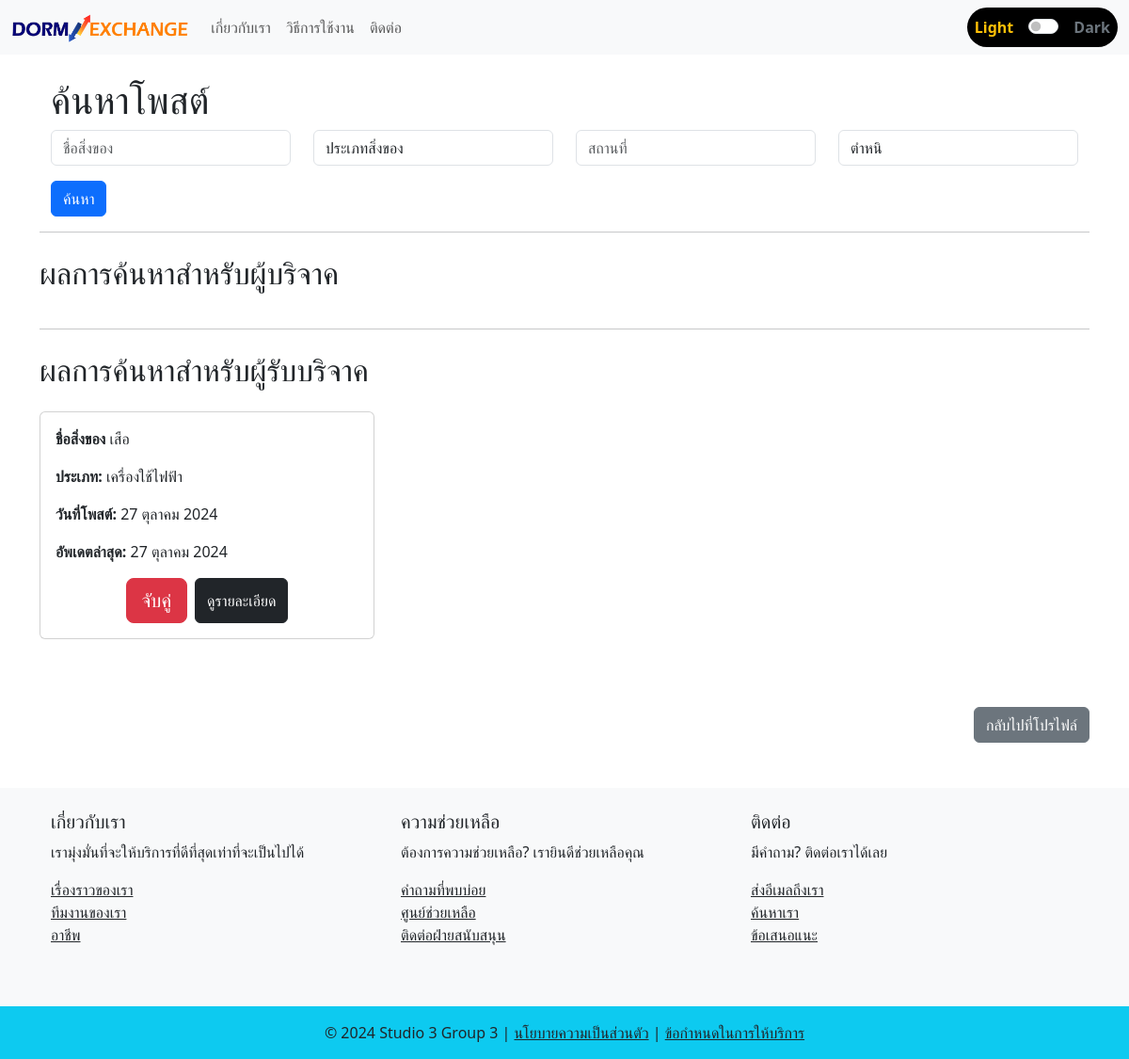
The page /search/19 (signed in) on the database its author committed.
### myapp/models.py (models this page shows, shortened)
class PostReceiver(models.Model):
    post_ID = models.AutoField(primary_key=True)
    stuff_name = models.CharField(max_length=50)
    categories = models.CharField(max_length=50, choices=CATEGORIES)
    description = models.TextField()
    defect = models.CharField(max_length=50, choices=DEFECT)
    user_profile = models.ForeignKey(UserProfile, on_delete=models.CASCADE)
    place = models.TextField()
    date_limit = models.DateField()
    created_at = models.DateTimeField(default=timezone.now)
    updated_at = models.DateTimeField(auto_now=True)
    is_matched = models.BooleanField(default=False)
    is_confirm = models.BooleanField(default=False)

### myapp/views.py (the view)
# urls.py: path('search/<int:id>', views.search_posts, name='search_posts'),
def search_posts(request, id):
    CATEGORIES = [
    ("หนังสือ", "หนังสือ"),
    ("เครื่องครัว", "เครื่องครัว"),
    ("อุปกรณ์เสริมสวย", "อุปกรณ์เสริมสวย"),
    ("เครื่องใช้ไฟฟ้า", "เครื่องใช้ไฟฟ้า"),
    ("เฟอร์นิเจอร์", "เฟอร์นิเจอร์"),
    ("อุปกรณ์สำหรับสัตว์เลี้ยง", "อุปกรณ์สำหรับสัตว์เลี้ยง"),
    ("เสื้อผ้า", "เสื้อผ้า"),
    ]
    DEFECT = [
        ("ไม่มี", "ไม่มี"),
        ("น้อย", "น้อย"),
        ("ปานกลาง", "ปานกลาง"),
        ("มาก", "มาก"),
    ]
    query = request.GET.get("q", "")
    category = request.GET.get("category", "")
    place = request.GET.get("place", "")
    defect = request.GET.get("defect", "")
    user_profile = request.user.profile
    giver_posts = PostGiver.objects.exclude(user_profile=user_profile)
    receiver_posts = PostReceiver.objects.exclude(user_profile=user_profile)
    if query:
        giver_posts = giver_posts.filter(stuff_name__icontains=query)
        receiver_posts = receiver_posts.filter(stuff_name__icontains=query)
    if category:
        giver_posts = giver_posts.filter(categories=category)
        receiver_posts = receiver_posts.filter(categories=category)
    if place:
        giver_posts = giver_posts.filter(place__icontains=place)
        receiver_posts = receiver_posts.filter(place__icontains=place)
    if defect:
        giver_posts = giver_posts.filter(defect=defect)
        receiver_posts = receiver_posts.filter(defect=defect)
    context = {
        "user_profile":user_profile,
        "query": query,
        "category": category,
        "place": place,
        "defect": defect,
        "giver_posts": giver_posts,
        "receiver_posts": receiver_posts,
        "user_profile": user_profile,
        "CATEGORIES": CATEGORIES,
        "DEFECT": DEFECT,
    }
    return render(request, "myweb/search_posts.html", context)

### myapp/templatetags/form_tags.py (called while the page is built)
@register.filter
def date_thai(date):
    if not date:
        return ""
    return f"{date.day} {MONTHS_TH[date.month - 1]} {date.year}"

### myapp/templates/myweb/search_posts.html (shortened to what this page needs)
{% extends 'myweb/base.html' %}
{% load form_tags %}
{% block background_style %}
background-color: rgba(255, 255, 255);
{% endblock %}
{% block content %}
<div class="container mt-4">
    <h1>ค้นหาโพสต์</h1>
    <form method="get" action="{% url 'search_posts' user_profile.user.id %}">
        <div class="row">
            <div class="col-md-3">
                <input type="text" name="q" placeholder="ชื่อสิ่งของ" class="form-control" value="{{ query }}">
            </div>
            <div class="col-md-3">
                <select name="category" class="form-control">
                    <option value="">ประเภทสิ่งของ</option>
                </select>
            </div>
            <div class="col-md-3">
                <input type="text" name="place" placeholder="สถานที่" class="form-control" value="{{ place }}">
            </div>
            <div class="col-md-3">
                <select name="defect" class="form-control">
                    <option value="">ตำหนิ</option>
                </select>
            </div>
        </div>
        <button type="submit" class="btn btn-primary mt-3">ค้นหา</button>
    </form>
</div>
<hr>
<h2 class = "my-4">ผลการค้นหาสำหรับผู้บริจาค</h2>
<hr>
<h2 class = "my-4">ผลการค้นหาสำหรับผู้รับบริจาค</h2>
<div class="row">
    {% for receiver_post in receiver_posts %}
    {% if not receiver_post.is_matched %}
        <div class="col-md-4 mb-4">
            <div class="card">
                <div class="card-body">
                    <p class="card-text"><strong>ชื่อสิ่งของ </strong>{{ receiver_post.stuff_name }}</p>
                    <p class="card-text"><strong>ประเภท:</strong> {{ receiver_post.categories }}</p>
                    <p class="card-text"><strong>วันที่โพสต์:</strong> {{ receiver_post.created_at|date_thai }}</p>
                    <p class="card-text"><strong>อัพเดตล่าสุด:</strong> {{ receiver_post.updated_at|date_thai }}</p>
                    <div class="d-flex justify-content-center">
                        <a class="btn btn-danger mx-1 btn-lg" href="{% url 'send_data_giver' receiver_post.post_ID %}" title="จับคู่โพสต์นี้">จับคู่</a>
                        <button type="button" class="btn btn-dark mx-1" data-bs-toggle="modal" data-bs-target="#detailsModal{{ receiver_post.post_ID }}">ดูรายละเอียด</button>
                    </div>
                </div>
            </div>
        </div>
        {% endif %}
    {% empty %}
        <p>ไม่พบประกาศที่ตรงกับการค้นหาของคุณ</p>
    {% endfor %}
</div>
<div class="mt-5 mb-4 text-end">
    <a href="{% url 'profile' request.user.profile.id %}" class="btn btn-secondary">กลับไปที่โปรไฟล์</a>
</div>
{% endblock %}

### myapp/templates/myweb/base.html (style rules this page uses)
body { transition: background-color 0.6s ease, color 0.6s ease; }
a { transition: color 0.5s ease; }

### rows shown on the page
PostReceiver: stuff_name "เสือ", categories "เครื่องใช้ไฟฟ้า", created_at "27 ตุลาคม 2024", updated_at "27 ตุลาคม 2024"
